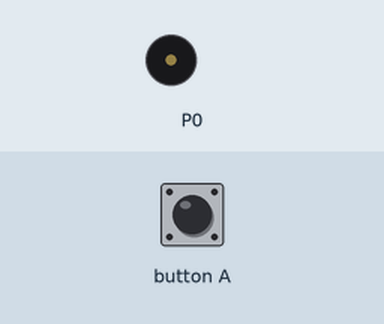
The program below on a simulated BBC micro:bit (MakeCode). On the bench: buzzer (waves = sounding). The test bench sets the inputs (shaded band).

Above: at 1.2 s.
1.3 s: button A pressed for 0.15 s
At 5.3 s:
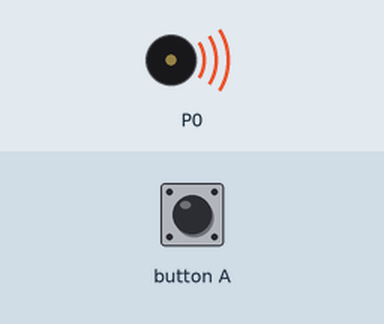
Timing chart, 0 to 10.4 s (numbered marks = the images above; inputs shaded):
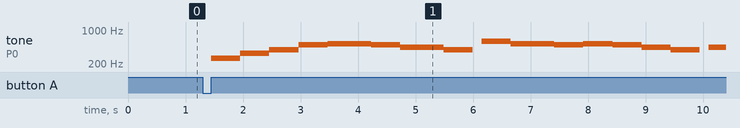

The program:

main.ts
```typescript
input.onButtonPressed(Button.A, function () {
    music.playTone(262, music.beat(BeatFraction.Whole))
    music.playTone(330, music.beat(BeatFraction.Whole))
    music.playTone(392, music.beat(BeatFraction.Whole))
    music.playTone(494, music.beat(BeatFraction.Whole))
    music.playTone(523, music.beat(BeatFraction.Whole))
    music.playTone(523, music.beat(BeatFraction.Half))
    music.playTone(494, music.beat(BeatFraction.Whole))
    music.playTone(440, music.beat(BeatFraction.Half))
    music.playTone(440, music.beat(BeatFraction.Whole))
    music.playTone(392, music.beat(BeatFraction.Whole))
    basic.pause(150)
    music.playTone(587, music.beat(BeatFraction.Whole))
    music.playTone(523, music.beat(BeatFraction.Whole))
    music.playTone(523, music.beat(BeatFraction.Half))
    music.playTone(494, music.beat(BeatFraction.Whole))
    music.playTone(523, music.beat(BeatFraction.Half))
    music.playTone(523, music.beat(BeatFraction.Half))
    music.playTone(494, music.beat(BeatFraction.Whole))
    music.playTone(440, music.beat(BeatFraction.Whole))
    music.playTone(392, music.beat(BeatFraction.Whole))
    basic.pause(150)
    music.playTone(440, music.beat(BeatFraction.Whole))
    music.playTone(523, music.beat(BeatFraction.Whole))
    music.playTone(587, music.beat(BeatFraction.Whole))
    music.playTone(659, music.beat(BeatFraction.Whole))
    music.playTone(659, music.beat(BeatFraction.Half))
    music.playTone(587, music.beat(BeatFraction.Half))
    music.playTone(523, music.beat(BeatFraction.Whole))
    music.playTone(440, music.beat(BeatFraction.Whole))
    basic.pause(150)
    music.playTone(349, music.beat(BeatFraction.Whole))
    music.playTone(415, music.beat(BeatFraction.Whole))
    music.playTone(523, music.beat(BeatFraction.Whole))
    music.playTone(523, music.beat(BeatFraction.Whole))
    music.playTone(587, music.beat(BeatFraction.Whole))
    music.playTone(622, music.beat(BeatFraction.Whole))
    music.playTone(622, music.beat(BeatFraction.Half))
    music.playTone(587, music.beat(BeatFraction.Whole))
    music.playTone(466, music.beat(BeatFraction.Half))
    music.playTone(415, music.beat(BeatFraction.Whole))
    basic.pause(150)
    music.playTone(587, music.beat(BeatFraction.Whole))
    music.playTone(523, music.beat(BeatFraction.Whole))
    music.playTone(523, music.beat(BeatFraction.Whole))
    music.playTone(494, music.beat(BeatFraction.Whole))
    music.playTone(523, music.beat(BeatFraction.Whole))
    music.playTone(523, music.beat(BeatFraction.Whole))
    music.playTone(494, music.beat(BeatFraction.Whole))
    music.playTone(440, music.beat(BeatFraction.Whole))
    music.playTone(440, music.beat(BeatFraction.Whole))
    music.playTone(392, music.beat(BeatFraction.Whole))
    basic.pause(150)
    music.playTone(262, music.beat(BeatFraction.Whole))
    music.playTone(330, music.beat(BeatFraction.Whole))
    music.playTone(392, music.beat(BeatFraction.Whole))
    music.playTone(392, music.beat(BeatFraction.Half))
    music.playTone(494, music.beat(BeatFraction.Whole))
    music.playTone(523, music.beat(BeatFraction.Half))
    music.playTone(523, music.beat(BeatFraction.Half))
    music.playTone(494, music.beat(BeatFraction.Whole))
    music.playTone(440, music.beat(BeatFraction.Half))
    music.playTone(440, music.beat(BeatFraction.Half))
    music.playTone(392, music.beat(BeatFraction.Whole))
    basic.pause(150)
    music.playTone(659, music.beat(BeatFraction.Whole))
    music.playTone(659, music.beat(BeatFraction.Half))
    music.playTone(587, music.beat(BeatFraction.Whole))
    music.playTone(659, music.beat(BeatFraction.Whole))
    music.playTone(659, music.beat(BeatFraction.Half))
    music.playTone(587, music.beat(BeatFraction.Whole))
    music.playTone(523, music.beat(BeatFraction.Half))
    music.playTone(440, music.beat(BeatFraction.Whole))
    basic.pause(150)
    music.playTone(349, music.beat(BeatFraction.Whole))
    music.playTone(415, music.beat(BeatFraction.Whole))
    music.playTone(523, music.beat(BeatFraction.Whole))
    music.playTone(523, music.beat(BeatFraction.Whole))
    music.playTone(587, music.beat(BeatFraction.Whole))
    music.playTone(523, music.beat(BeatFraction.Whole))
    music.playTone(622, music.beat(BeatFraction.Whole))
    music.playTone(622, music.beat(BeatFraction.Half))
    music.playTone(587, music.beat(BeatFraction.Whole))
    music.playTone(466, music.beat(BeatFraction.Half))
    music.playTone(415, music.beat(BeatFraction.Whole))
    basic.pause(150)
    music.playTone(523, music.beat(BeatFraction.Whole))
    music.playTone(587, music.beat(BeatFraction.Whole))
    music.playTone(494, music.beat(BeatFraction.Whole))
    music.playTone(523, music.beat(BeatFraction.Whole))
    music.playTone(440, music.beat(BeatFraction.Whole))
    music.playTone(440, music.beat(BeatFraction.Half))
    music.playTone(494, music.beat(BeatFraction.Whole))
    music.playTone(440, music.beat(BeatFraction.Half))
    music.playTone(415, music.beat(BeatFraction.Whole))
    basic.pause(150)
    music.playTone(523, music.beat(BeatFraction.Whole))
    music.playTone(587, music.beat(BeatFraction.Whole))
    music.playTone(494, music.beat(BeatFraction.Whole))
    music.playTone(523, music.beat(BeatFraction.Whole))
    music.playTone(440, music.beat(BeatFraction.Whole))
    music.playTone(440, music.beat(BeatFraction.Half))
    music.playTone(494, music.beat(BeatFraction.Whole))
    music.playTone(440, music.beat(BeatFraction.Half))
    music.playTone(415, music.beat(BeatFraction.Whole))
    music.playTone(392, music.beat(BeatFraction.Whole))
    music.playTone(440, music.beat(BeatFraction.Whole))
    music.playTone(523, music.beat(BeatFraction.Whole))
    music.playTone(784, music.beat(BeatFraction.Whole))
    music.playTone(698, music.beat(BeatFraction.Half))
    music.playTone(698, music.beat(BeatFraction.Whole))
    music.playTone(784, music.beat(BeatFraction.Whole))
    music.playTone(698, music.beat(BeatFraction.Whole))
    basic.pause(100)
    music.playTone(659, music.beat(BeatFraction.Whole))
    music.playTone(587, music.beat(BeatFraction.Whole))
    music.playTone(523, music.beat(BeatFraction.Whole))
    music.playTone(440, music.beat(BeatFraction.Whole))
    music.playTone(415, music.beat(BeatFraction.Whole))
    music.playTone(587, music.beat(BeatFraction.Double))
    music.playTone(659, music.beat(BeatFraction.Whole))
    music.playTone(587, music.beat(BeatFraction.Whole))
    music.playTone(523, music.beat(BeatFraction.Whole))
    music.playTone(523, music.beat(BeatFraction.Double))
    basic.pause(100)
})
```

test.ts
```typescript
// 테스트는 여기로 이동합니다; 이 패키지가 확장으로 사용될 때 컴파일되지 않을 것 입니다.
```

Measured:
- after the input at 1.3 s, tone on P0: plays 262 Hz for 0.51 s, 330 Hz for 0.51 s, 392 Hz for 0.51 s, 494 Hz for 0.51 s, 523 Hz for 0.76 s, 494 Hz for 0.51 s … (16 notes in this stretch), starting after 0.15 s
